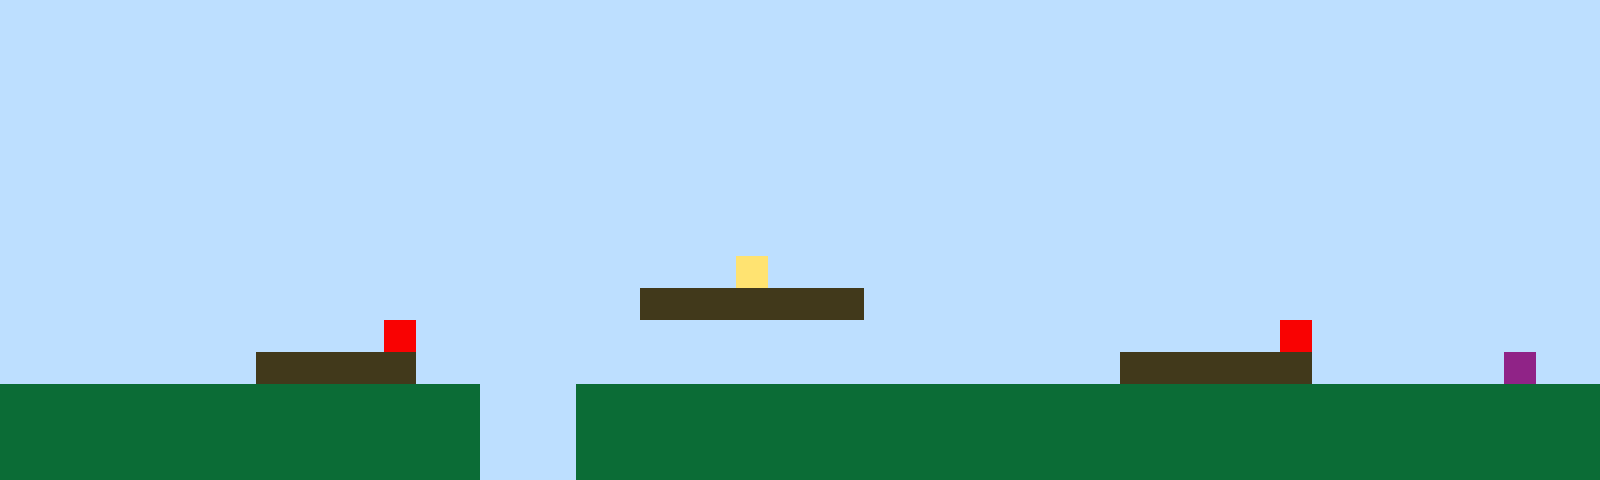

Below is a game level as drawn by its tile map, then a one-line description and the .tmx file that defines it, in full:
An orthogonal 50x15 tile map with 32x32 px tiles, 1 tile layer (Tile Layer 1).

<map version="1.10" tiledversion="1.11.2" orientation="orthogonal" renderorder="right-up" width="50" height="15" tilewidth="32" tileheight="32" infinite="0" nextlayerid="2" nextobjectid="1"><editorsettings><export target="map1.csv" format="csv" /></editorsettings><tileset firstgid="1" name="sprites" tilewidth="32" tileheight="32" tilecount="6" columns="3"><image source="sprites.png" width="96" height="64" /></tileset><layer id="1" name="Tile Layer 1" width="50" height="15"><data encoding="csv">1,1,1,1,1,1,1,1,1,1,1,1,1,1,1,1,1,1,1,1,1,1,1,1,1,1,1,1,1,1,1,1,1,1,1,1,1,1,1,1,1,1,1,1,1,1,1,1,1,1,1,1,1,1,1,1,1,1,1,1,1,1,1,1,1,1,1,1,1,1,1,1,1,1,1,1,1,1,1,1,1,1,1,1,1,1,1,1,1,1,1,1,1,1,1,1,1,1,1,1,1,1,1,1,1,1,1,1,1,1,1,1,1,1,1,1,1,1,1,1,1,1,1,1,1,1,1,1,1,1,1,1,1,1,1,1,1,1,1,1,1,1,1,1,1,1,1,1,1,1,1,1,1,1,1,1,1,1,1,1,1,1,1,1,1,1,1,1,1,1,1,1,1,1,1,1,1,1,1,1,1,1,1,1,1,1,1,1,1,1,1,1,1,1,1,1,1,1,1,1,1,1,1,1,1,1,1,1,1,1,1,1,1,1,1,1,1,1,1,1,1,1,1,1,1,1,1,1,1,1,1,1,1,1,1,1,1,1,1,1,1,1,1,1,1,1,1,1,1,1,1,1,1,1,1,1,1,1,1,1,1,1,1,1,1,1,1,1,1,1,1,1,1,1,1,1,1,1,1,1,1,1,1,1,1,1,1,1,1,1,1,1,1,1,1,1,1,1,1,1,1,1,1,1,1,1,1,1,1,1,1,1,1,1,1,1,1,1,1,1,1,1,1,1,1,1,1,1,1,1,1,1,1,1,1,1,1,1,1,1,1,1,1,1,1,1,1,1,1,1,1,1,1,1,1,1,1,1,1,1,1,1,1,1,1,1,1,1,1,1,1,1,1,1,1,1,1,1,1,1,1,1,1,1,1,1,1,1,1,1,1,1,1,1,1,1,1,1,1,1,1,1,1,1,1,1,1,1,1,1,1,1,1,1,1,1,1,1,1,1,1,1,1,4,1,1,1,1,1,1,1,1,1,1,1,1,1,1,1,1,1,1,1,1,1,1,1,1,1,1,1,1,1,1,1,1,1,1,1,1,1,1,1,1,1,1,1,1,1,1,3,3,3,3,3,3,3,1,1,1,1,1,1,1,1,1,1,1,1,1,1,1,1,1,1,1,1,1,1,1,1,1,1,1,1,1,1,1,1,1,1,1,5,1,1,1,1,1,1,1,1,1,1,1,1,1,1,1,1,1,1,1,1,1,1,1,1,1,1,1,5,1,1,1,1,1,1,1,1,1,1,1,1,1,1,1,1,1,3,3,3,3,3,1,1,1,1,1,1,1,1,1,1,1,1,1,1,1,1,1,1,1,1,1,1,3,3,3,3,3,3,1,1,1,1,1,1,6,1,1,2,2,2,2,2,2,2,2,2,2,2,2,2,2,2,1,1,1,2,2,2,2,2,2,2,2,2,2,2,2,2,2,2,2,2,2,2,2,2,2,2,2,2,2,2,2,2,2,2,2,2,2,2,2,2,2,2,2,2,2,2,2,2,2,2,1,1,1,2,2,2,2,2,2,2,2,2,2,2,2,2,2,2,2,2,2,2,2,2,2,2,2,2,2,2,2,2,2,2,2,2,2,2,2,2,2,2,2,2,2,2,2,2,2,2,1,1,1,2,2,2,2,2,2,2,2,2,2,2,2,2,2,2,2,2,2,2,2,2,2,2,2,2,2,2,2,2,2,2,2</data></layer></map>
